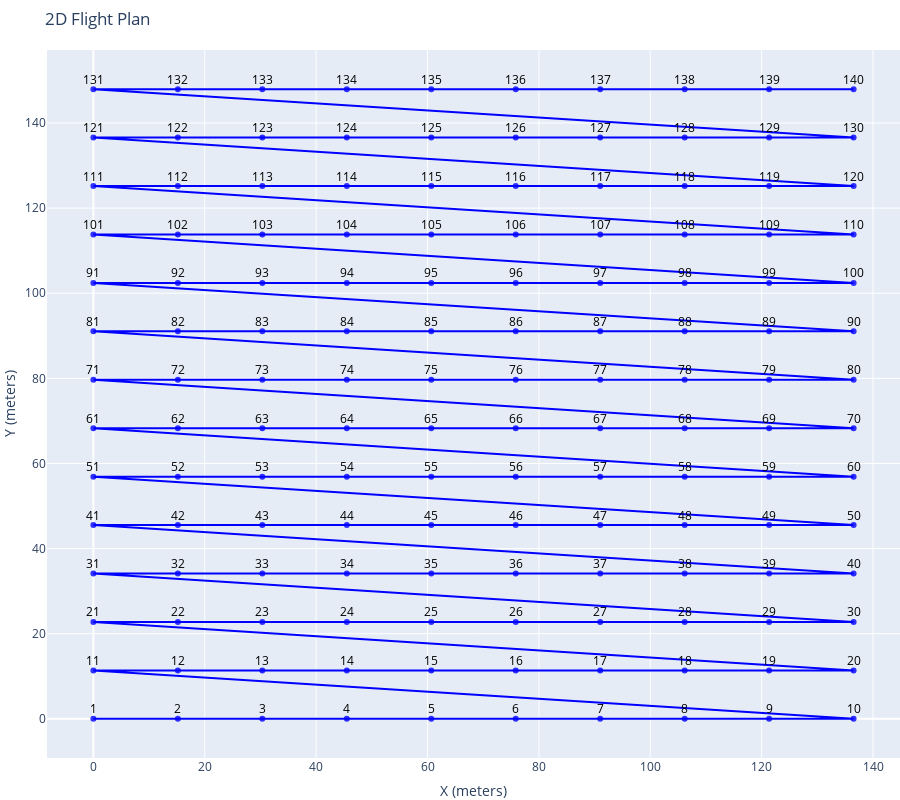

Here is the notebook cell this chart was saved with:
### Markdown cell above
$\color{red}{\text{TODO: }}$ Compute the following ablations (and any other you can think of)

1. Change overlap and confirm it affects the consecutive images
2. Change sidelap and confirm it does not affect the consecutive images
3. Change the height of the scan and document the affect on scan plans
4. Change exposure time

### Code cell
camera_ = copy.deepcopy(camera_x10)
dataset_spec_ = copy.deepcopy(dataset_spec)

dataset_spec_.exposure_time_ms = 1000

print(camera_, dataset_spec_)

fig = plot_photo_plan(generate_photo_plan_on_grid(camera_, dataset_spec_))
fig.show()

### Figure 1 — Plotly figure (JSON) as saved in the notebook; plotly's stock layout.template omitted (floating-point values rounded to 4 significant figures; data arrays with more than 128 entries replaced by an {"elided": "..."} marker saying what was removed)
{"data": [{"line": {"color": "blue", "width": 2}, "marker": {"color": "blue", "opacity": 0.8, "size": 6}, "mode": "markers+lines", "name": "Flight Path", "type": "scatter", "x": {"elided": "140 float values"}, "y": {"elided": "140 float values"}}], "layout": {"annotations": [{"arrowcolor": "black", "arrowhead": 2, "ax": 0, "ay": -10, "font": {"color": "black", "size": 12}, "showarrow": true, "text": "1", "x": 0, "y": 0}, {"arrowcolor": "black", "arrowhead": 2, "ax": 0, "ay": -10, "font": {"color": "black", "size": 12}, "showarrow": true, "text": "2", "x": 15.17, "y": 0}, {"arrowcolor": "black", "arrowhead": 2, "ax": 0, "ay": -10, "font": {"color": "black", "size": 12}, "showarrow": true, "text": "3", "x": 30.34, "y": 0}, {"arrowcolor": "black", "arrowhead": 2, "ax": 0, "ay": -10, "font": {"color": "black", "size": 12}, "showarrow": true, "text": "4", "x": 45.5, "y": 0}, {"arrowcolor": "black", "arrowhead": 2, "ax": 0, "ay": -10, "font": {"color": "black", "size": 12}, "showarrow": true, "text": "5", "x": 60.67, "y": 0}, {"arrowcolor": "black", "arrowhead": 2, "ax": 0, "ay": -10, "font": {"color": "black", "size": 12}, "showarrow": true, "text": "6", "x": 75.84, "y": 0}, {"arrowcolor": "black", "arrowhead": 2, "ax": 0, "ay": -10, "font": {"color": "black", "size": 12}, "showarrow": true, "text": "7", "x": 91.01, "y": 0}, {"arrowcolor": "black", "arrowhead": 2, "ax": 0, "ay": -10, "font": {"color": "black", "size": 12}, "showarrow": true, "text": "8", "x": 106.2, "y": 0}, {"arrowcolor": "black", "arrowhead": 2, "ax": 0, "ay": -10, "font": {"color": "black", "size": 12}, "showarrow": true, "text": "9", "x": 121.3, "y": 0}, {"arrowcolor": "black", "arrowhead": 2, "ax": 0, "ay": -10, "font": {"color": "black", "size": 12}, "showarrow": true, "text": "10", "x": 136.5, "y": 0}, {"arrowcolor": "black", "arrowhead": 2, "ax": 0, "ay": -10, "font": {"color": "black", "size": 12}, "showarrow": true, "text": "11", "x": 0, "y": 11.38}, {"arrowcolor": "black", "arrowhead": 2, "ax": 0, "ay": -10, "font": {"color": "black", "size": 12}, "showarrow": true, "text": "12", "x": 15.17, "y": 11.38}, {"arrowcolor": "black", "arrowhead": 2, "ax": 0, "ay": -10, "font": {"color": "black", "size": 12}, "showarrow": true, "text": "13", "x": 30.34, "y": 11.38}, {"arrowcolor": "black", "arrowhead": 2, "ax": 0, "ay": -10, "font": {"color": "black", "size": 12}, "showarrow": true, "text": "14", "x": 45.5, "y": 11.38}, {"arrowcolor": "black", "arrowhead": 2, "ax": 0, "ay": -10, "font": {"color": "black", "size": 12}, "showarrow": true, "text": "15", "x": 60.67, "y": 11.38}, {"arrowcolor": "black", "arrowhead": 2, "ax": 0, "ay": -10, "font": {"color": "black", "size": 12}, "showarrow": true, "text": "16", "x": 75.84, "y": 11.38}, {"arrowcolor": "black", "arrowhead": 2, "ax": 0, "ay": -10, "font": {"color": "black", "size": 12}, "showarrow": true, "text": "17", "x": 91.01, "y": 11.38}, {"arrowcolor": "black", "arrowhead": 2, "ax": 0, "ay": -10, "font": {"color": "black", "size": 12}, "showarrow": true, "text": "18", "x": 106.2, "y": 11.38}, {"arrowcolor": "black", "arrowhead": 2, "ax": 0, "ay": -10, "font": {"color": "black", "size": 12}, "showarrow": true, "text": "19", "x": 121.3, "y": 11.38}, {"arrowcolor": "black", "arrowhead": 2, "ax": 0, "ay": -10, "font": {"color": "black", "size": 12}, "showarrow": true, "text": "20", "x": 136.5, "y": 11.38}, {"arrowcolor": "black", "arrowhead": 2, "ax": 0, "ay": -10, "font": {"color": "black", "size": 12}, "showarrow": true, "text": "21", "x": 0, "y": 22.76}, {"arrowcolor": "black", "arrowhead": 2, "ax": 0, "ay": -10, "font": {"color": "black", "size": 12}, "showarrow": true, "text": "22", "x": 15.17, "y": 22.76}, {"arrowcolor": "black", "arrowhead": 2, "ax": 0, "ay": -10, "font": {"color": "black", "size": 12}, "showarrow": true, "text": "23", "x": 30.34, "y": 22.76}, {"arrowcolor": "black", "arrowhead": 2, "ax": 0, "ay": -10, "font": {"color": "black", "size": 12}, "showarrow": true, "text": "24", "x": 45.5, "y": 22.76}, {"arrowcolor": "black", "arrowhead": 2, "ax": 0, "ay": -10, "font": {"color": "black", "size": 12}, "showarrow": true, "text": "25", "x": 60.67, "y": 22.76}, {"arrowcolor": "black", "arrowhead": 2, "ax": 0, "ay": -10, "font": {"color": "black", "size": 12}, "showarrow": true, "text": "26", "x": 75.84, "y": 22.76}, {"arrowcolor": "black", "arrowhead": 2, "ax": 0, "ay": -10, "font": {"color": "black", "size": 12}, "showarrow": true, "text": "27", "x": 91.01, "y": 22.76}, {"arrowcolor": "black", "arrowhead": 2, "ax": 0, "ay": -10, "font": {"color": "black", "size": 12}, "showarrow": true, "text": "28", "x": 106.2, "y": 22.76}, {"arrowcolor": "black", "arrowhead": 2, "ax": 0, "ay": -10, "font": {"color": "black", "size": 12}, "showarrow": true, "text": "29", "x": 121.3, "y": 22.76}, {"arrowcolor": "black", "arrowhead": 2, "ax": 0, "ay": -10, "font": {"color": "black", "size": 12}, "showarrow": true, "text": "30", "x": 136.5, "y": 22.76}, {"arrowcolor": "black", "arrowhead": 2, "ax": 0, "ay": -10, "font": {"color": "black", "size": 12}, "showarrow": true, "text": "31", "x": 0, "y": 34.14}, {"arrowcolor": "black", "arrowhead": 2, "ax": 0, "ay": -10, "font": {"color": "black", "size": 12}, "showarrow": true, "text": "32", "x": 15.17, "y": 34.14}, {"arrowcolor": "black", "arrowhead": 2, "ax": 0, "ay": -10, "font": {"color": "black", "size": 12}, "showarrow": true, "text": "33", "x": 30.34, "y": 34.14}, {"arrowcolor": "black", "arrowhead": 2, "ax": 0, "ay": -10, "font": {"color": "black", "size": 12}, "showarrow": true, "text": "34", "x": 45.5, "y": 34.14}, {"arrowcolor": "black", "arrowhead": 2, "ax": 0, "ay": -10, "font": {"color": "black", "size": 12}, "showarrow": true, "text": "35", "x": 60.67, "y": 34.14}, {"arrowcolor": "black", "arrowhead": 2, "ax": 0, "ay": -10, "font": {"color": "black", "size": 12}, "showarrow": true, "text": "36", "x": 75.84, "y": 34.14}, {"arrowcolor": "black", "arrowhead": 2, "ax": 0, "ay": -10, "font": {"color": "black", "size": 12}, "showarrow": true, "text": "37", "x": 91.01, "y": 34.14}, {"arrowcolor": "black", "arrowhead": 2, "ax": 0, "ay": -10, "font": {"color": "black", "size": 12}, "showarrow": true, "text": "38", "x": 106.2, "y": 34.14}, {"arrowcolor": "black", "arrowhead": 2, "ax": 0, "ay": -10, "font": {"color": "black", "size": 12}, "showarrow": true, "text": "39", "x": 121.3, "y": 34.14}, {"arrowcolor": "black", "arrowhead": 2, "ax": 0, "ay": -10, "font": {"color": "black", "size": 12}, "showarrow": true, "text": "40", "x": 136.5, "y": 34.14}, {"arrowcolor": "black", "arrowhead": 2, "ax": 0, "ay": -10, "font": {"color": "black", "size": 12}, "showarrow": true, "text": "41", "x": 0, "y": 45.52}, {"arrowcolor": "black", "arrowhead": 2, "ax": 0, "ay": -10, "font": {"color": "black", "size": 12}, "showarrow": true, "text": "42", "x": 15.17, "y": 45.52}, {"arrowcolor": "black", "arrowhead": 2, "ax": 0, "ay": -10, "font": {"color": "black", "size": 12}, "showarrow": true, "text": "43", "x": 30.34, "y": 45.52}, {"arrowcolor": "black", "arrowhead": 2, "ax": 0, "ay": -10, "font": {"color": "black", "size": 12}, "showarrow": true, "text": "44", "x": 45.5, "y": 45.52}, {"arrowcolor": "black", "arrowhead": 2, "ax": 0, "ay": -10, "font": {"color": "black", "size": 12}, "showarrow": true, "text": "45", "x": 60.67, "y": 45.52}, {"arrowcolor": "black", "arrowhead": 2, "ax": 0, "ay": -10, "font": {"color": "black", "size": 12}, "showarrow": true, "text": "46", "x": 75.84, "y": 45.52}, {"arrowcolor": "black", "arrowhead": 2, "ax": 0, "ay": -10, "font": {"color": "black", "size": 12}, "showarrow": true, "text": "47", "x": 91.01, "y": 45.52}, {"arrowcolor": "black", "arrowhead": 2, "ax": 0, "ay": -10, "font": {"color": "black", "size": 12}, "showarrow": true, "text": "48", "x": 106.2, "y": 45.52}, {"arrowcolor": "black", "arrowhead": 2, "ax": 0, "ay": -10, "font": {"color": "black", "size": 12}, "showarrow": true, "text": "49", "x": 121.3, "y": 45.52}, {"arrowcolor": "black", "arrowhead": 2, "ax": 0, "ay": -10, "font": {"color": "black", "size": 12}, "showarrow": true, "text": "50", "x": 136.5, "y": 45.52}, {"arrowcolor": "black", "arrowhead": 2, "ax": 0, "ay": -10, "font": {"color": "black", "size": 12}, "showarrow": true, "text": "51", "x": 0, "y": 56.9}, {"arrowcolor": "black", "arrowhead": 2, "ax": 0, "ay": -10, "font": {"color": "black", "size": 12}, "showarrow": true, "text": "52", "x": 15.17, "y": 56.9}, {"arrowcolor": "black", "arrowhead": 2, "ax": 0, "ay": -10, "font": {"color": "black", "size": 12}, "showarrow": true, "text": "53", "x": 30.34, "y": 56.9}, {"arrowcolor": "black", "arrowhead": 2, "ax": 0, "ay": -10, "font": {"color": "black", "size": 12}, "showarrow": true, "text": "54", "x": 45.5, "y": 56.9}, {"arrowcolor": "black", "arrowhead": 2, "ax": 0, "ay": -10, "font": {"color": "black", "size": 12}, "showarrow": true, "text": "55", "x": 60.67, "y": 56.9}, {"arrowcolor": "black", "arrowhead": 2, "ax": 0, "ay": -10, "font": {"color": "black", "size": 12}, "showarrow": true, "text": "56", "x": 75.84, "y": 56.9}, {"arrowcolor": "black", "arrowhead": 2, "ax": 0, "ay": -10, "font": {"color": "black", "size": 12}, "showarrow": true, "text": "57", "x": 91.01, "y": 56.9}, {"arrowcolor": "black", "arrowhead": 2, "ax": 0, "ay": -10, "font": {"color": "black", "size": 12}, "showarrow": true, "text": "58", "x": 106.2, "y": 56.9}, {"arrowcolor": "black", "arrowhead": 2, "ax": 0, "ay": -10, "font": {"color": "black", "size": 12}, "showarrow": true, "text": "59", "x": 121.3, "y": 56.9}, {"arrowcolor": "black", "arrowhead": 2, "ax": 0, "ay": -10, "font": {"color": "black", "size": 12}, "showarrow": true, "text": "60", "x": 136.5, "y": 56.9}, {"arrowcolor": "black", "arrowhead": 2, "ax": 0, "ay": -10, "font": {"color": "black", "size": 12}, "showarrow": true, "text": "61", "x": 0, "y": 68.28}, {"arrowcolor": "black", "arrowhead": 2, "ax": 0, "ay": -10, "font": {"color": "black", "size": 12}, "showarrow": true, "text": "62", "x": 15.17, "y": 68.28}, {"arrowcolor": "black", "arrowhead": 2, "ax": 0, "ay": -10, "font": {"color": "black", "size": 12}, "showarrow": true, "text": "63", "x": 30.34, "y": 68.28}, {"arrowcolor": "black", "arrowhead": 2, "ax": 0, "ay": -10, "font": {"color": "black", "size": 12}, "showarrow": true, "text": "64", "x": 45.5, "y": 68.28}, {"arrowcolor": "black", "arrowhead": 2, "ax": 0, "ay": -10, "font": {"color": "black", "size": 12}, "showarrow": true, "text": "65", "x": 60.67, "y": 68.28}, {"arrowcolor": "black", "arrowhead": 2, "ax": 0, "ay": -10, "font": {"color": "black", "size": 12}, "showarrow": true, "text": "66", "x": 75.84, "y": 68.28}, {"arrowcolor": "black", "arrowhead": 2, "ax": 0, "ay": -10, "font": {"color": "black", "size": 12}, "showarrow": true, "text": "67", "x": 91.01, "y": 68.28}, {"arrowcolor": "black", "arrowhead": 2, "ax": 0, "ay": -10, "font": {"color": "black", "size": 12}, "showarrow": true, "text": "68", "x": 106.2, "y": 68.28}, {"arrowcolor": "black", "arrowhead": 2, "ax": 0, "ay": -10, "font": {"color": "black", "size": 12}, "showarrow": true, "text": "69", "x": 121.3, "y": 68.28}, {"arrowcolor": "black", "arrowhead": 2, "ax": 0, "ay": -10, "font": {"color": "black", "size": 12}, "showarrow": true, "text": "70", "x": 136.5, "y": 68.28}, {"arrowcolor": "black", "arrowhead": 2, "ax": 0, "ay": -10, "font": {"color": "black", "size": 12}, "showarrow": true, "text": "71", "x": 0, "y": 79.66}, {"arrowcolor": "black", "arrowhead": 2, "ax": 0, "ay": -10, "font": {"color": "black", "size": 12}, "showarrow": true, "text": "72", "x": 15.17, "y": 79.66}, {"arrowcolor": "black", "arrowhead": 2, "ax": 0, "ay": -10, "font": {"color": "black", "size": 12}, "showarrow": true, "text": "73", "x": 30.34, "y": 79.66}, {"arrowcolor": "black", "arrowhead": 2, "ax": 0, "ay": -10, "font": {"color": "black", "size": 12}, "showarrow": true, "text": "74", "x": 45.5, "y": 79.66}, {"arrowcolor": "black", "arrowhead": 2, "ax": 0, "ay": -10, "font": {"color": "black", "size": 12}, "showarrow": true, "text": "75", "x": 60.67, "y": 79.66}, {"arrowcolor": "black", "arrowhead": 2, "ax": 0, "ay": -10, "font": {"color": "black", "size": 12}, "showarrow": true, "text": "76", "x": 75.84, "y": 79.66}, {"arrowcolor": "black", "arrowhead": 2, "ax": 0, "ay": -10, "font": {"color": "black", "size": 12}, "showarrow": true, "text": "77", "x": 91.01, "y": 79.66}, {"arrowcolor": "black", "arrowhead": 2, "ax": 0, "ay": -10, "font": {"color": "black", "size": 12}, "showarrow": true, "text": "78", "x": 106.2, "y": 79.66}, {"arrowcolor": "black", "arrowhead": 2, "ax": 0, "ay": -10, "font": {"color": "black", "size": 12}, "showarrow": true, "text": "79", "x": 121.3, "y": 79.66}, {"arrowcolor": "black", "arrowhead": 2, "ax": 0, "ay": -10, "font": {"color": "black", "size": 12}, "showarrow": true, "text": "80", "x": 136.5, "y": 79.66}, {"arrowcolor": "black", "arrowhead": 2, "ax": 0, "ay": -10, "font": {"color": "black", "size": 12}, "showarrow": true, "text": "81", "x": 0, "y": 91.05}, {"arrowcolor": "black", "arrowhead": 2, "ax": 0, "ay": -10, "font": {"color": "black", "size": 12}, "showarrow": true, "text": "82", "x": 15.17, "y": 91.05}, {"arrowcolor": "black", "arrowhead": 2, "ax": 0, "ay": -10, "font": {"color": "black", "size": 12}, "showarrow": true, "text": "83", "x": 30.34, "y": 91.05}, {"arrowcolor": "black", "arrowhead": 2, "ax": 0, "ay": -10, "font": {"color": "black", "size": 12}, "showarrow": true, "text": "84", "x": 45.5, "y": 91.05}, {"arrowcolor": "black", "arrowhead": 2, "ax": 0, "ay": -10, "font": {"color": "black", "size": 12}, "showarrow": true, "text": "85", "x": 60.67, "y": 91.05}, {"arrowcolor": "black", "arrowhead": 2, "ax": 0, "ay": -10, "font": {"color": "black", "size": 12}, "showarrow": true, "text": "86", "x": 75.84, "y": 91.05}, {"arrowcolor": "black", "arrowhead": 2, "ax": 0, "ay": -10, "font": {"color": "black", "size": 12}, "showarrow": true, "text": "87", "x": 91.01, "y": 91.05}, {"arrowcolor": "black", "arrowhead": 2, "ax": 0, "ay": -10, "font": {"color": "black", "size": 12}, "showarrow": true, "text": "88", "x": 106.2, "y": 91.05}, {"arrowcolor": "black", "arrowhead": 2, "ax": 0, "ay": -10, "font": {"color": "black", "size": 12}, "showarrow": true, "text": "89", "x": 121.3, "y": 91.05}, {"arrowcolor": "black", "arrowhead": 2, "ax": 0, "ay": -10, "font": {"color": "black", "size": 12}, "showarrow": true, "text": "90", "x": 136.5, "y": 91.05}, {"arrowcolor": "black", "arrowhead": 2, "ax": 0, "ay": -10, "font": {"color": "black", "size": 12}, "showarrow": true, "text": "91", "x": 0, "y": 102.4}, {"arrowcolor": "black", "arrowhead": 2, "ax": 0, "ay": -10, "font": {"color": "black", "size": 12}, "showarrow": true, "text": "92", "x": 15.17, "y": 102.4}, {"arrowcolor": "black", "arrowhead": 2, "ax": 0, "ay": -10, "font": {"color": "black", "size": 12}, "showarrow": true, "text": "93", "x": 30.34, "y": 102.4}, {"arrowcolor": "black", "arrowhead": 2, "ax": 0, "ay": -10, "font": {"color": "black", "size": 12}, "showarrow": true, "text": "94", "x": 45.5, "y": 102.4}, {"arrowcolor": "black", "arrowhead": 2, "ax": 0, "ay": -10, "font": {"color": "black", "size": 12}, "showarrow": true, "text": "95", "x": 60.67, "y": 102.4}, {"arrowcolor": "black", "arrowhead": 2, "ax": 0, "ay": -10, "font": {"color": "black", "size": 12}, "showarrow": true, "text": "96", "x": 75.84, "y": 102.4}, {"arrowcolor": "black", "arrowhead": 2, "ax": 0, "ay": -10, "font": {"color": "black", "size": 12}, "showarrow": true, "text": "97", "x": 91.01, "y": 102.4}, {"arrowcolor": "black", "arrowhead": 2, "ax": 0, "ay": -10, "font": {"color": "black", "size": 12}, "showarrow": true, "text": "98", "x": 106.2, "y": 102.4}, {"arrowcolor": "black", "arrowhead": 2, "ax": 0, "ay": -10, "font": {"color": "black", "size": 12}, "showarrow": true, "text": "99", "x": 121.3, "y": 102.4}, {"arrowcolor": "black", "arrowhead": 2, "ax": 0, "ay": -10, "font": {"color": "black", "size": 12}, "showarrow": true, "text": "100", "x": 136.5, "y": 102.4}, {"arrowcolor": "black", "arrowhead": 2, "ax": 0, "ay": -10, "font": {"color": "black", "size": 12}, "showarrow": true, "text": "101", "x": 0, "y": 113.8}, {"arrowcolor": "black", "arrowhead": 2, "ax": 0, "ay": -10, "font": {"color": "black", "size": 12}, "showarrow": true, "text": "102", "x": 15.17, "y": 113.8}, {"arrowcolor": "black", "arrowhead": 2, "ax": 0, "ay": -10, "font": {"color": "black", "size": 12}, "showarrow": true, "text": "103", "x": 30.34, "y": 113.8}, {"arrowcolor": "black", "arrowhead": 2, "ax": 0, "ay": -10, "font": {"color": "black", "size": 12}, "showarrow": true, "text": "104", "x": 45.5, "y": 113.8}, {"arrowcolor": "black", "arrowhead": 2, "ax": 0, "ay": -10, "font": {"color": "black", "size": 12}, "showarrow": true, "text": "105", "x": 60.67, "y": 113.8}, {"arrowcolor": "black", "arrowhead": 2, "ax": 0, "ay": -10, "font": {"color": "black", "size": 12}, "showarrow": true, "text": "106", "x": 75.84, "y": 113.8}, {"arrowcolor": "black", "arrowhead": 2, "ax": 0, "ay": -10, "font": {"color": "black", "size": 12}, "showarrow": true, "text": "107", "x": 91.01, "y": 113.8}, {"arrowcolor": "black", "arrowhead": 2, "ax": 0, "ay": -10, "font": {"color": "black", "size": 12}, "showarrow": true, "text": "108", "x": 106.2, "y": 113.8}, {"arrowcolor": "black", "arrowhead": 2, "ax": 0, "ay": -10, "font": {"color": "black", "size": 12}, "showarrow": true, "text": "109", "x": 121.3, "y": 113.8}, {"arrowcolor": "black", "arrowhead": 2, "ax": 0, "ay": -10, "font": {"color": "black", "size": 12}, "showarrow": true, "text": "110", "x": 136.5, "y": 113.8}, {"arrowcolor": "black", "arrowhead": 2, "ax": 0, "ay": -10, "font": {"color": "black", "size": 12}, "showarrow": true, "text": "111", "x": 0, "y": 125.2}, {"arrowcolor": "black", "arrowhead": 2, "ax": 0, "ay": -10, "font": {"color": "black", "size": 12}, "showarrow": true, "text": "112", "x": 15.17, "y": 125.2}, {"arrowcolor": "black", "arrowhead": 2, "ax": 0, "ay": -10, "font": {"color": "black", "size": 12}, "showarrow": true, "text": "113", "x": 30.34, "y": 125.2}, {"arrowcolor": "black", "arrowhead": 2, "ax": 0, "ay": -10, "font": {"color": "black", "size": 12}, "showarrow": true, "text": "114", "x": 45.5, "y": 125.2}, {"arrowcolor": "black", "arrowhead": 2, "ax": 0, "ay": -10, "font": {"color": "black", "size": 12}, "showarrow": true, "text": "115", "x": 60.67, "y": 125.2}, {"arrowcolor": "black", "arrowhead": 2, "ax": 0, "ay": -10, "font": {"color": "black", "size": 12}, "showarrow": true, "text": "116", "x": 75.84, "y": 125.2}, {"arrowcolor": "black", "arrowhead": 2, "ax": 0, "ay": -10, "font": {"color": "black", "size": 12}, "showarrow": true, "text": "117", "x": 91.01, "y": 125.2}, {"arrowcolor": "black", "arrowhead": 2, "ax": 0, "ay": -10, "font": {"color": "black", "size": 12}, "showarrow": true, "text": "118", "x": 106.2, "y": 125.2}, {"arrowcolor": "black", "arrowhead": 2, "ax": 0, "ay": -10, "font": {"color": "black", "size": 12}, "showarrow": true, "text": "119", "x": 121.3, "y": 125.2}, {"arrowcolor": "black", "arrowhead": 2, "ax": 0, "ay": -10, "font": {"color": "black", "size": 12}, "showarrow": true, "text": "120", "x": 136.5, "y": 125.2}, {"arrowcolor": "black", "arrowhead": 2, "ax": 0, "ay": -10, "font": {"color": "black", "size": 12}, "showarrow": true, "text": "121", "x": 0, "y": 136.6}, {"arrowcolor": "black", "arrowhead": 2, "ax": 0, "ay": -10, "font": {"color": "black", "size": 12}, "showarrow": true, "text": "122", "x": 15.17, "y": 136.6}, {"arrowcolor": "black", "arrowhead": 2, "ax": 0, "ay": -10, "font": {"color": "black", "size": 12}, "showarrow": true, "text": "123", "x": 30.34, "y": 136.6}, {"arrowcolor": "black", "arrowhead": 2, "ax": 0, "ay": -10, "font": {"color": "black", "size": 12}, "showarrow": true, "text": "124", "x": 45.5, "y": 136.6}, {"arrowcolor": "black", "arrowhead": 2, "ax": 0, "ay": -10, "font": {"color": "black", "size": 12}, "showarrow": true, "text": "125", "x": 60.67, "y": 136.6}, {"arrowcolor": "black", "arrowhead": 2, "ax": 0, "ay": -10, "font": {"color": "black", "size": 12}, "showarrow": true, "text": "126", "x": 75.84, "y": 136.6}, {"arrowcolor": "black", "arrowhead": 2, "ax": 0, "ay": -10, "font": {"color": "black", "size": 12}, "showarrow": true, "text": "127", "x": 91.01, "y": 136.6}, {"arrowcolor": "black", "arrowhead": 2, "ax": 0, "ay": -10, "font": {"color": "black", "size": 12}, "showarrow": true, "text": "128", "x": 106.2, "y": 136.6}, {"arrowcolor": "black", "arrowhead": 2, "ax": 0, "ay": -10, "font": {"color": "black", "size": 12}, "showarrow": true, "text": "129", "x": 121.3, "y": 136.6}, {"arrowcolor": "black", "arrowhead": 2, "ax": 0, "ay": -10, "font": {"color": "black", "size": 12}, "showarrow": true, "text": "130", "x": 136.5, "y": 136.6}, {"arrowcolor": "black", "arrowhead": 2, "ax": 0, "ay": -10, "font": {"color": "black", "size": 12}, "showarrow": true, "text": "131", "x": 0, "y": 147.9}, {"arrowcolor": "black", "arrowhead": 2, "ax": 0, "ay": -10, "font": {"color": "black", "size": 12}, "showarrow": true, "text": "132", "x": 15.17, "y": 147.9}, {"arrowcolor": "black", "arrowhead": 2, "ax": 0, "ay": -10, "font": {"color": "black", "size": 12}, "showarrow": true, "text": "133", "x": 30.34, "y": 147.9}, {"arrowcolor": "black", "arrowhead": 2, "ax": 0, "ay": -10, "font": {"color": "black", "size": 12}, "showarrow": true, "text": "134", "x": 45.5, "y": 147.9}, {"arrowcolor": "black", "arrowhead": 2, "ax": 0, "ay": -10, "font": {"color": "black", "size": 12}, "showarrow": true, "text": "135", "x": 60.67, "y": 147.9}, {"arrowcolor": "black", "arrowhead": 2, "ax": 0, "ay": -10, "font": {"color": "black", "size": 12}, "showarrow": true, "text": "136", "x": 75.84, "y": 147.9}, {"arrowcolor": "black", "arrowhead": 2, "ax": 0, "ay": -10, "font": {"color": "black", "size": 12}, "showarrow": true, "text": "137", "x": 91.01, "y": 147.9}, {"arrowcolor": "black", "arrowhead": 2, "ax": 0, "ay": -10, "font": {"color": "black", "size": 12}, "showarrow": true, "text": "138", "x": 106.2, "y": 147.9}, {"arrowcolor": "black", "arrowhead": 2, "ax": 0, "ay": -10, "font": {"color": "black", "size": 12}, "showarrow": true, "text": "139", "x": 121.3, "y": 147.9}, {"arrowcolor": "black", "arrowhead": 2, "ax": 0, "ay": -10, "font": {"color": "black", "size": 12}, "showarrow": true, "text": "140", "x": 136.5, "y": 147.9}], "height": 800, "margin": {"b": 0, "l": 0, "r": 0, "t": 50}, "showlegend": false, "title": {"text": "2D Flight Plan"}, "xaxis": {"title": {"text": "X (meters)"}}, "yaxis": {"title": {"text": "Y (meters)"}}}}
